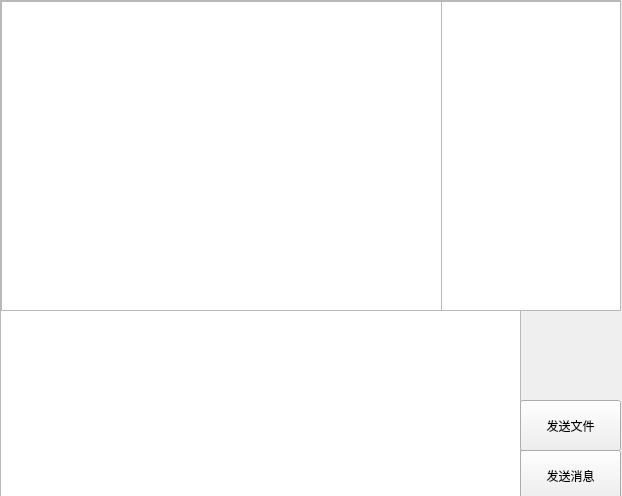
<?xml version="1.0" encoding="UTF-8"?>
<ui version="4.0">
 <class>ChatWindow</class>
 <widget class="QMainWindow" name="ChatWindow">
  <property name="geometry">
   <rect>
    <x>0</x>
    <y>0</y>
    <width>622</width>
    <height>496</height>
   </rect>
  </property>
  <property name="windowTitle">
   <string>MainWindow</string>
  </property>
  <widget class="QWidget" name="centralwidget">
   <widget class="QTextEdit" name="textEdit_2">
    <property name="geometry">
     <rect>
      <x>0</x>
      <y>309</y>
      <width>521</width>
      <height>191</height>
     </rect>
    </property>
   </widget>
   <widget class="QPushButton" name="pushButton">
    <property name="geometry">
     <rect>
      <x>520</x>
      <y>400</y>
      <width>101</width>
      <height>51</height>
     </rect>
    </property>
    <property name="text">
     <string>发送文件</string>
    </property>
   </widget>
   <widget class="QPushButton" name="pushButton_2">
    <property name="geometry">
     <rect>
      <x>520</x>
      <y>450</y>
      <width>101</width>
      <height>51</height>
     </rect>
    </property>
    <property name="text">
     <string>发送消息</string>
    </property>
   </widget>
   <widget class="QScrollArea" name="scrollArea">
    <property name="geometry">
     <rect>
      <x>0</x>
      <y>0</y>
      <width>621</width>
      <height>311</height>
     </rect>
    </property>
    <property name="widgetResizable">
     <bool>true</bool>
    </property>
    <widget class="QWidget" name="scrollAreaWidgetContents">
     <property name="geometry">
      <rect>
       <x>0</x>
       <y>0</y>
       <width>619</width>
       <height>309</height>
      </rect>
     </property>
     <widget class="QListWidget" name="listWidget">
      <property name="geometry">
       <rect>
        <x>435</x>
        <y>0</y>
        <width>191</width>
        <height>311</height>
       </rect>
      </property>
     </widget>
     <widget class="QListWidget" name="listWidget_2">
      <property name="geometry">
       <rect>
        <x>0</x>
        <y>0</y>
        <width>441</width>
        <height>311</height>
       </rect>
      </property>
     </widget>
    </widget>
   </widget>
  </widget>
 </widget>
 <resources/>
 <connections/>
</ui>
